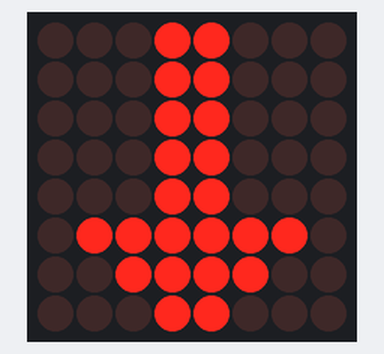
Recording of a sketch running on a simulated Arduino Uno, built with avr-gcc and run on an emulated ATmega328P. On the bench: 8×8 LED matrix. Wiring (inferred from the names in the program): MAX7219 LED driver (orientation assumed): data pin 11; clock pin 13; CS pin 10. What the sketch prints to the serial monitor is not drawn.

Above: at 0.1 s.
At 2.1 s:
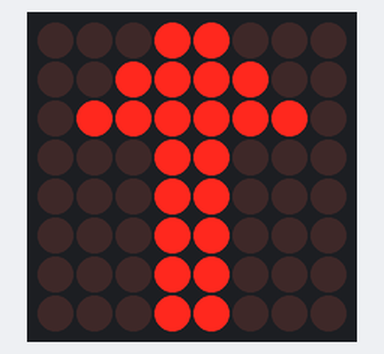
At 4.1 s:
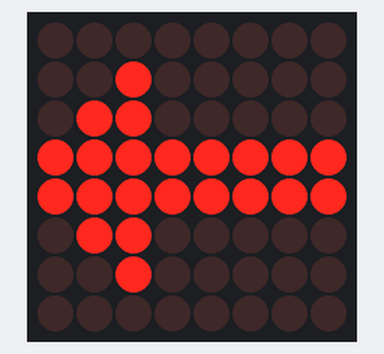
At 6.1 s:
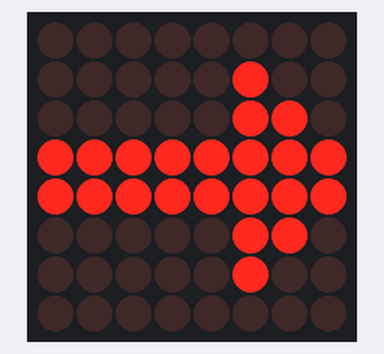

Measured:
- by itself, everything shown: repeats every 8.0 s, in 4 steps
- what the display in image 1 shows lasts 2.0 s, from 2.0 s to 4.0 s

The sketch:

my_7219.ino
```cpp
#define LED_MATRIX_SS 10

#define SPI_OUT 11
#define SPI_CLK 13

//define the register addr of MAX7219
#define MATRIX_DECODE_MODE 0x09
#define MATRIX_INTENSITY 0x0A
#define MATRIX_SCAN_LIMIT 0x0B
#define MATRIX_SHUTDOWN 0x0C
#define MATRIX_DISPLAY_TEST 0x0F

uint8_t turn_left[8] = {0x0,0x20,0x60,0xFF,0xFF,0x60,0x20,0x0};
uint8_t turn_right[8] = {0x0,0x4,0x6,0xFF,0xFF,0x6,0x4,0x0};
uint8_t turn_forword[8] = {0x18,0x3C,0x7E,0x18,0x18,0x18,0x18,0x18};
uint8_t turn_back[8] = {0x18,0x18,0x18,0x18,0x18,0x7E,0x3C,0x18};


struct MatrixInitial
{
    uint8_t RegAddr;
    uint8_t RegValue;
};
void setup()
{
    Serial.begin(9600);
    pinMode(LED_MATRIX_SS, OUTPUT);
    pinMode(SPI_OUT, OUTPUT);
    pinMode(SPI_CLK, OUTPUT);
    digitalWrite(LED_MATRIX_SS, HIGH);
    //SPI.beginTransaction(SPISettings(10000000, MSBFIRST, SPI_MODE0));
    initialMatrix();
    Serial.println("MAX7219 initialed!");
}

void Write7219(unsigned char address, unsigned char dat)
{
    char i;
    digitalWrite(LED_MATRIX_SS, LOW); //拉低片选线，选中器件
    //发送地址
    for (i = 7; i >= 0; i--) //移位循环8次
    {
        digitalWrite(SPI_CLK, LOW);                   //清零时钟总线
        digitalWrite(SPI_OUT, bitRead(address, i)); //每次取高字节
        //Serial.print(bitRead(address, i));
        digitalWrite(SPI_CLK, HIGH); //时钟上升沿，发送地址
    }

    //Serial.print('-');
    //发送地址
    for (i = 7; i >= 0; i--) //移位循环8次
    {
        digitalWrite(SPI_CLK, LOW);               //清零时钟总线
        digitalWrite(SPI_OUT, bitRead(dat, i)); //每次取高字节
        //Serial.print(bitRead(dat, i));
        digitalWrite(SPI_CLK, HIGH); //时钟上升沿，发送地址
    }
    //Serial.println("");
    digitalWrite(LED_MATRIX_SS, HIGH); //发送结束，上升沿锁存数据
}

void initialMatrix()
{
    Write7219(MATRIX_SHUTDOWN, 0x01);    //开启正常工作模式（0xX1）
    Write7219(MATRIX_DISPLAY_TEST, 0x00); //选择工作模式（0xX0）
    Write7219(MATRIX_DECODE_MODE, 0x00);  //选用全译码模式
    Write7219(MATRIX_SCAN_LIMIT, 0x07);   //8只LED全用
    Write7219(MATRIX_INTENSITY, 0x04);    //设置初始亮度
}

void Display(uint8_t *in)
{
    for (byte i = 1; i <= 8; i++)
    {
        Write7219(i,in[i-1]);
    }
}

void loop()
{
    Display(turn_left);
    delay(2000);
    Display(turn_right);
    delay(2000);
    Display(turn_forword);
    delay(2000);
    Display(turn_back);
    delay(2000);
}
```
